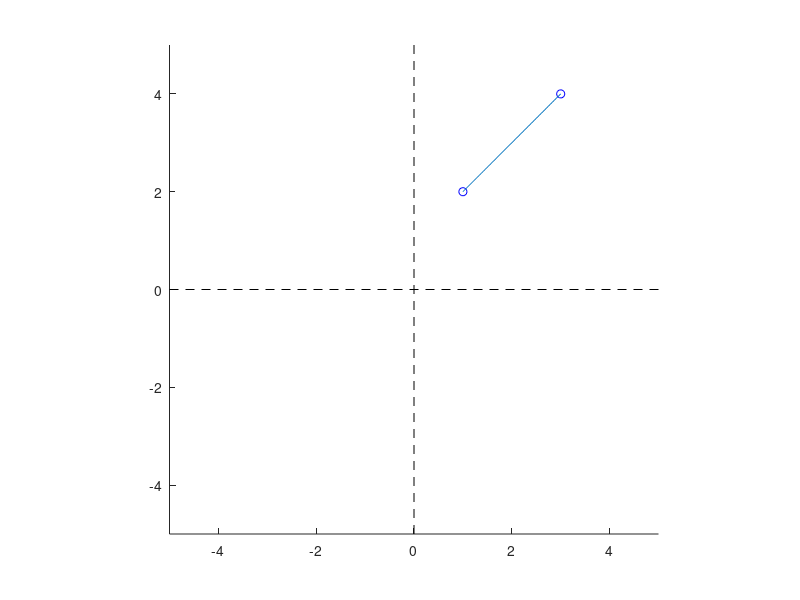

This figure's MATLAB source:
function basic
clear all; close all;
hold on;

% a = 2;
theta = linspace(0,2*pi,101);
I = ones(1,length(theta));
% r = a*I;

% p = polar(theta,r);
% h = findall(gcf,'type','line');
% h(h == p) = [];
% delete(h);
% xlim([-5 5]);
% ylim([-5 5]);
x1=1;
y1=2;
x2=3;
y2=4;
plot(x1,y1,'bo');
plot(x2,y2,'bo');

r1 = sqrt(x1^2+y1^2);
theta1 = atan(y1/x1);
r2 = sqrt(x2^2+y2^2);
theta2 = atan(y2/x2);

theta = linspace(theta1,theta2,101);
r = r1*r2*sin(theta1-theta2)./(r1*sin(theta1-theta)+r2*sin(theta-theta2));
polar(theta,r);

xmax=5;
ymax=5;
plot([0 0],[-ymax ymax],'k--');
plot([-xmax xmax],[0,0],'k--');
axis equal;
xlim([-xmax xmax]);
ylim([-ymax ymax]);


end